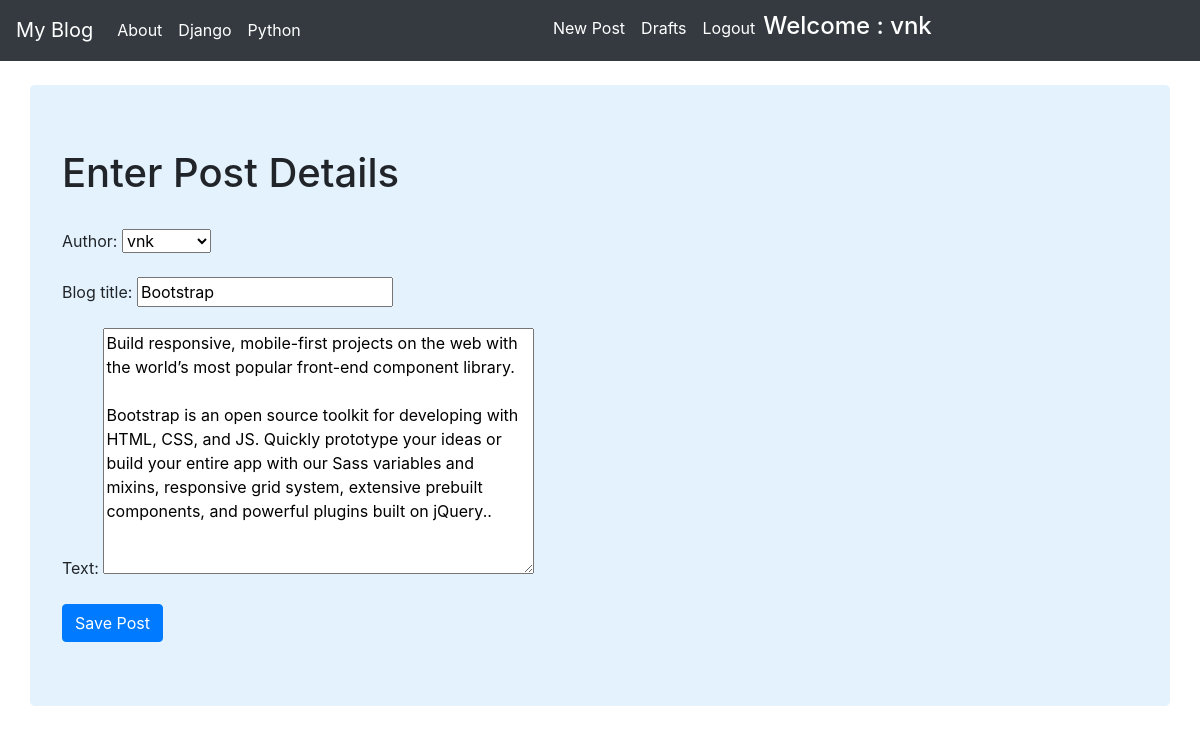
The page /post/21/edit/ (signed in) on the database its author committed.
### blog/models.py (models this page shows, shortened)
class Post(models.Model):
    author = models.ForeignKey('auth.User', on_delete=models.CASCADE)
    blog_title = models.CharField(max_length=128)
    text = models.TextField()
    created_date = models.DateTimeField(default=timezone.now)
    published_date = models.DateTimeField(blank=True, null=True)

### blog/views.py (the view)
# urls.py: url(r'^post/(?P<pk>\d+)/edit/$', views.PostUpdateView.as_view(), name="post_update"),  # in post_detail.html
class PostUpdateView(LoginRequiredMixin,UpdateView):
    model = Post
    form_class = PostForm
    redirect_field_name = 'blog/post_list.html'
    login_url = '/login/'

### blog/forms.py
class PostForm(forms.ModelForm):
    class Meta:
        model = Post
        fields = ('author', 'blog_title', 'text')
    widgets = {
        'blog_title': forms.TextInput(attrs={'class': 'textinputclass'}),
        'text': forms.Textarea(attrs={'class': 'textinputclass'})
    }

### blog/templates/blog/post_form.html (shortened to what this page needs)
{% extends "base.html" %}
{% block body_block %}
    <div class="container jumbotron" style="background-color: #e3f2fd;">
            <h1>Enter Post Details</h1><br>
        <form method="post">
            {{ form.as_p }}
            <input type="submit" class="btn btn-primary" value="Save Post">
        </form>
    </div>
{% endblock %}

### blog/templates/blog/base.html (shortened to what this page needs)
<!DOCTYPE html>
<html lang="en">
<head>
    <link rel="stylesheet" href="https://stackpath.bootstrapcdn.com/bootstrap/4.4.1/css/bootstrap.min.css">
</head>
<body>
<nav class="navbar navbar-expand-lg navbar-dark bg-dark">
  <a class="navbar-brand" href="{% url 'blog:post_list' %}">My Blog</a>
  <div class="collapse navbar-collapse" id="navbarSupportedContent">
    <ul class="navbar-nav mr-auto">
      <li class="nav-item active"><a class="nav-link" href="{% url 'blog:about' %}"> About <span class="sr-only">(current)</span></a></li>
      <li class="nav-item active"><a class="nav-link" href="http://djangoproject.com/"> Django</a></li>
      <li class="nav-item active"><a class="nav-link" href="http://python.org/"> Python</a></li>
    </ul>
  <ul class="navbar-nav mr-auto">
      {% if user.is_authenticated %}
          <li class="nav-item active"><a class="nav-link" href="{% url 'blog:post_create' %}"> New Post </a></li>
          <li class="nav-item active"><a class="nav-link" href="{% url 'blog:post_draft_list' %}"> Drafts </a></li>
          <li class="nav-item active"><a class="nav-link" href="{% url 'logout' %}?next={% url 'blog:post_list' %}"> Logout</a></li>
          <li class="nav-item active mr-3 my-lg-1 text-white"><h4>Welcome : {{user.username}}</h4>
      {% else %}
          <form class="form-inline my-2 my-lg-0" action="{% url 'login' %}">
                <button class="btn btn-primary my-2 my-lg-0" type="submit" hr>Login</button>
          </form>
      {% endif %}
   </ul>
  </div>
</nav>
<br>
{% block body_block %}
{% endblock %}
</body>
</html>

### rows shown on the page
Post: author "vnk", blog_title "Bootstrap", text "Build responsive, mobile-first projects on the web with the world’s most popular front-end component library. Bootstrap is an open source toolkit for developing with HTML, CSS, and JS. Quickly prototype your ideas or build your entire app with our Sass variables and mixins, responsive grid system, extensive prebuilt components, and powerful plugins built on jQuery.."

### other values the page prints
{{ user.username }} "vnk"
